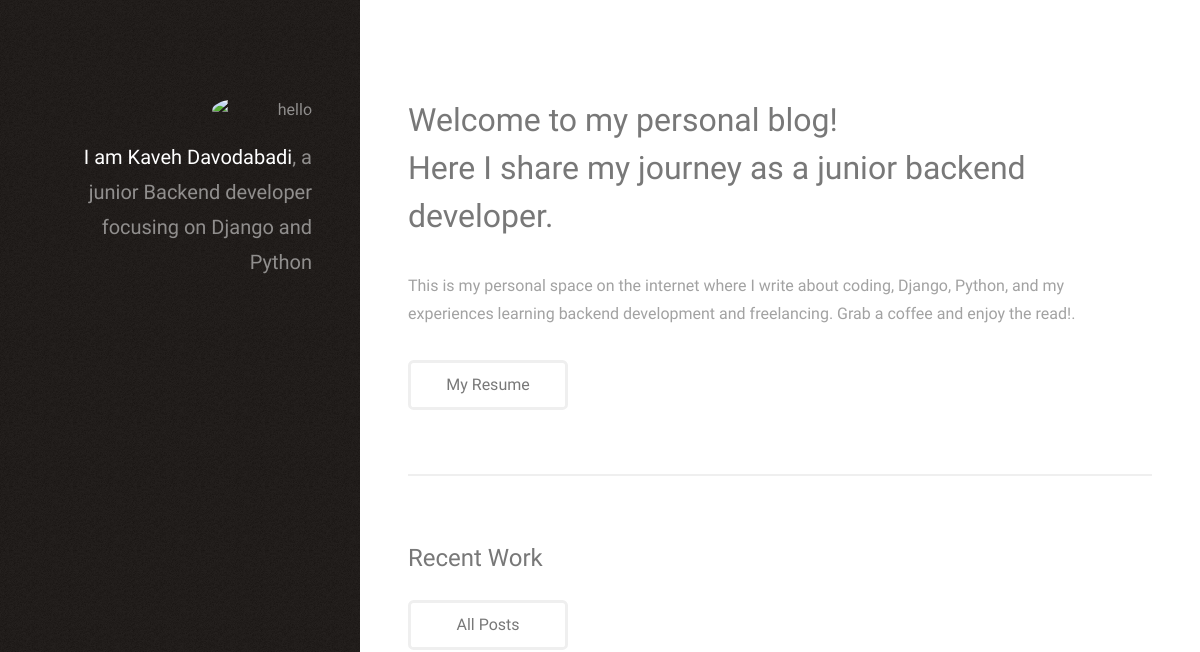
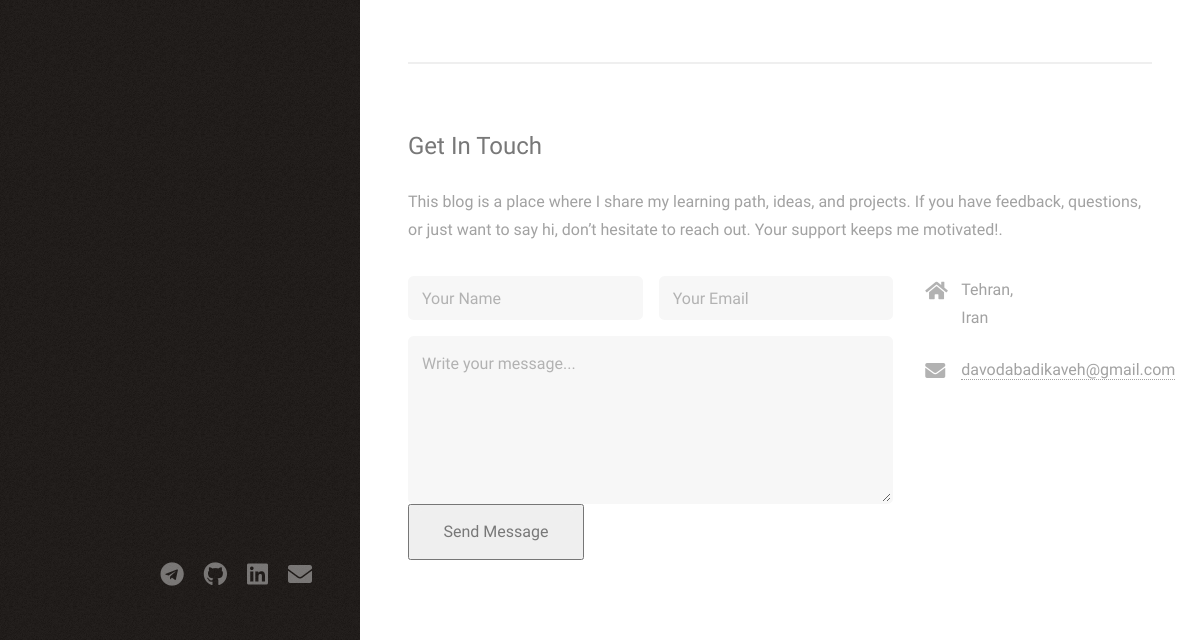
/, run on an earlier commit of the app's database (2 pictures, top to bottom).
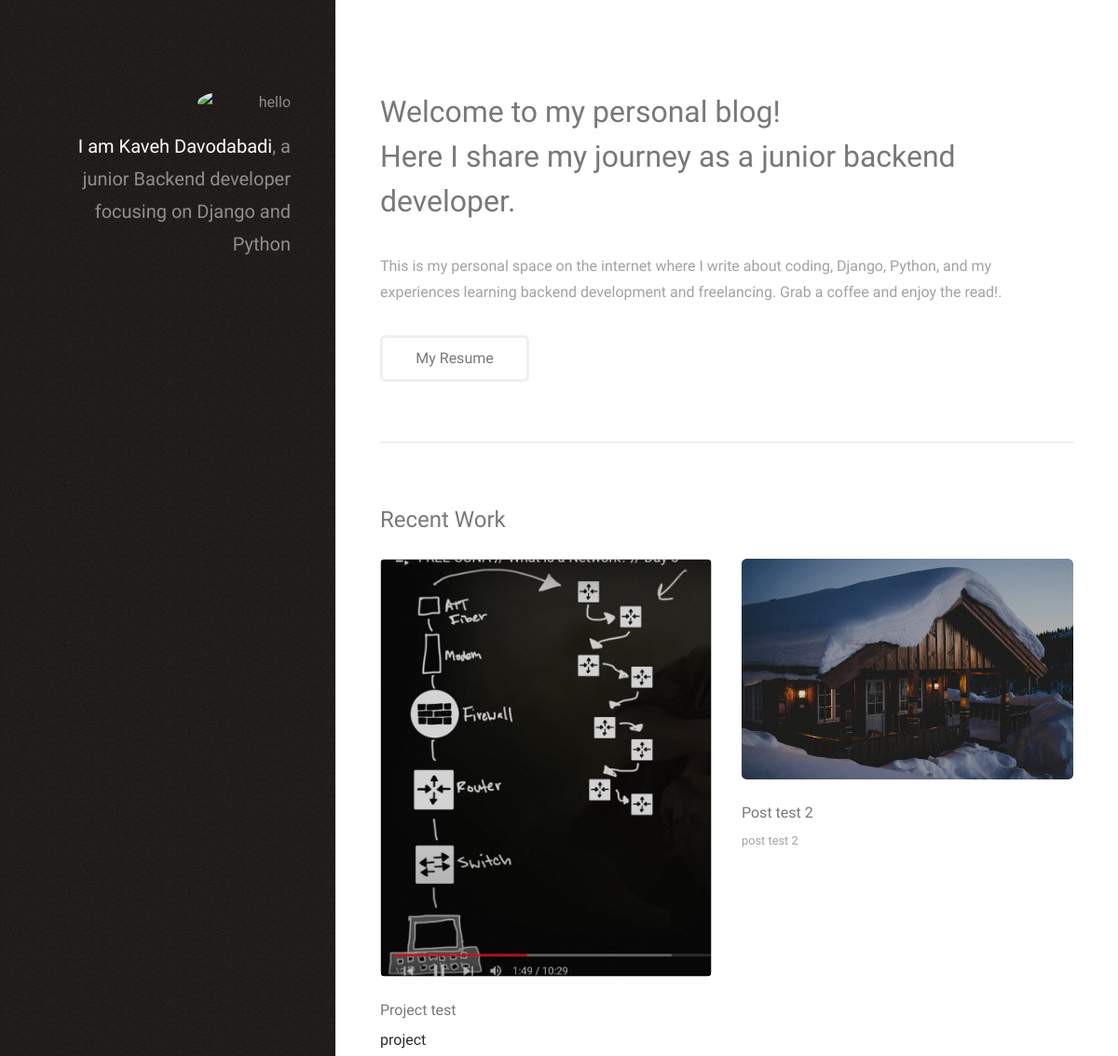
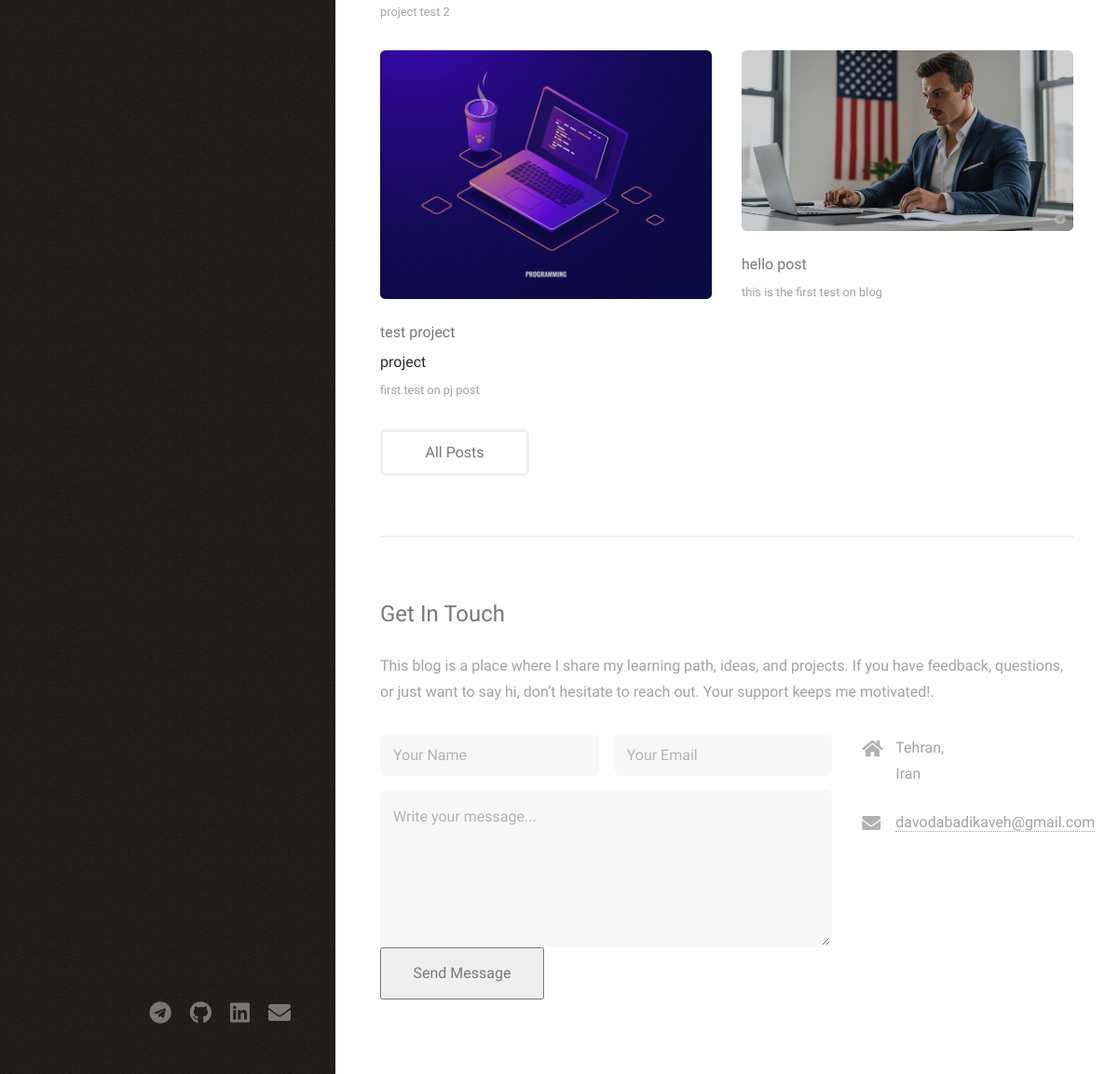
And on a later commit of the database (2 pictures, top to bottom).
### blog/models.py (models this page shows, shortened)
class Post(models.Model):
    POST_TYPE_CHOICES = (
        ("project", "Project"),
        ("blog", "Blog"),
    )
    post_type = models.CharField(max_length=50, choices=POST_TYPE_CHOICES)
    title = models.CharField(max_length=50)
    content = models.TextField()
    image = models.ImageField(upload_to="images/post-image/")
    related_url = models.URLField(max_length=200, null=True, blank=True)
    created_at = models.DateTimeField(auto_now_add=True)
    updated_at = models.DateTimeField(auto_now=True)
    is_published = models.BooleanField(default=False)
    published_at = models.DateTimeField(blank=True, null=True)
    slug = models.SlugField(unique=True, max_length=200)
    class Meta:
        ordering = ["-created_at"]

### blog/views.py (the view, shortened to what this page needs)
# urls.py: path("", views.IndexView.as_view(), name="home"),
class IndexView(View):
    def get_posts(self):
        return Post.objects.filter(is_published=True)[:4]
    def get(self, request, *args, **kwargs):
        posts = self.get_posts()
        form = ContactForm()
        context = {"posts": posts, "form": form}
        return render(request, "blog/index.html", context=context)

### blog/forms.py
class ContactForm(forms.Form):
    name = forms.CharField(
        max_length=100,
        label="",
        widget=forms.TextInput(attrs={"id": "name", "placeholder": "Your Name"}),
    )
    email = forms.EmailField(
        label="",
        widget=forms.EmailInput(attrs={"id": "email", "placeholder": "Your Email"}),
    )
    message_content = forms.CharField(
        label="",
        widget=forms.Textarea(
            attrs={
                "id": "message",
                "placeholder": "Write your message...",
                "rows": 5,
            }
        ),
    )

### blog/templates/blog/index.html (shortened to what this page needs)
{% load static %}
<!DOCTYPE HTML>
<html>
	<head>
		<link rel="stylesheet" href="{% static 'assets/css/fontawesome-all.min.css' %}" />
		<link rel="stylesheet" href="{% static 'assets/css/main.css' %}" />
	</head>
	<body class="is-preload">
			<header id="header">
				<div class="inner">
					<div class="image avatar"><img src="{% static "assets/css/images/avatar.jpg" %}" alt="hello" /></div>
					<h1><strong>I am Kaveh Davodabadi</strong>, a junior Backend developer<br />
					focusing on Django and Python<br />
				</div>
			</header>
			<div id="main">
					<section id="one">
						<header class="major">
							<h2>Welcome to my personal blog!  <br />
							Here I share my journey as a junior backend developer.</h2>
						</header>
						<p>This is my personal space on the internet where I write about coding, Django, Python,
							and my experiences learning backend development and freelancing.
							Grab a coffee and enjoy the read!.</p>
						<ul class="actions">
							<li><a href="{% url 'resume'%}" class="button">My Resume</a></li>
						</ul>
					</section>
					<section id="two">
						<h2>Recent Work</h2>
						<div class="row">
							{% for post in posts %}
							<article class="col-6 col-12-xsmall work-item">
								<a href="{% url 'post_detail' post.slug %}" class="image fit thumb"><img src="{{ post.image.url }}" alt="{{post.title}}" /></a>
								<h3>{{post.title}}</h3>{% if post.post_type == "project" %}	<h3 style="color:rgba(0, 0, 0, 0.83);;">{{post.post_type}}</h3>{% endif %}
								<p>{{post.content}}</p>
							</article>
							{% endfor %}
						</div>
						<ul class="actions">
							<li><a href="{% url 'posts' %}" class="button">All Posts</a></li>
						</ul>
					</section>
					<section id="three">
						<h2>Get In Touch</h2>
						<p>This blog is a place where I share my learning path, ideas, and projects.
							If you have feedback, questions, or just want to say hi, don’t hesitate to reach out.
							Your support keeps me motivated!.
						</p>
						<div class="row">
							<div class="col-8 col-12-small">
								<form method="POST" action="#">
									<div class="row gtr-uniform gtr-50">
										<div class="col-6 col-12-xsmall">{{ form.name }}{{ form.name.errors }}</div>
										<div class="col-6 col-12-xsmall">{{ form.email }} {{ form.email.errors }}</div>
										<div class="col-12">{{ form.message_content }} {{ form.message_content.errors }}</div>
									</div>
								<ul class="actions">
									<li><button><input type="submit" value="Send Message" /></li></button>
								</ul>
								</form>
							</div>
							<div class="col-4 col-12-small">
								<ul class="labeled-icons">
									<li>
										<h3 class="icon solid fa-home"><span class="label">Address</span></h3>
										Tehran,<br />
										 Iran
									</li>
									<li>
										<h3 class="icon solid fa-envelope"><span class="label">Email</span></h3>
										<a href="#">davodabadikaveh@gmail.com</a>
									</li>
								</ul>
							</div>
						</div>
					</section>
			</div>
			<footer id="footer">
				<div class="inner">
					<ul class="icons">
						<li><a href="https://t.me/kawweh" class="icon brands fa-telegram"><span class="label">Twitter</span></a></li>
						<li><a href="https://github.com/kaveh-davodabadi" class="icon brands fa-github"><span class="label">Github</span></a></li>
						<li><a href="https://www.linkedin.com/in/kaveh-davodabadi-055215223/" class="icon brands fa-linkedin"><span class="label">Dribbble</span></a></li>
						<li><a href="mailto:kavehdavodabadi@gmail.com" class="icon solid fa-envelope"><span class="label">Email</span></a></li>
					</ul>
				</div>
			</footer>
	</body>
</html>

What changed in the data, as far as the page shows it:
added Post: image (picture), title "Project test", post_type "project", content "project test 2"
added Post: image (picture), title "Post test 2", content "post test 2"
added Post: image (picture), title "test project", post_type "project", content "first test on pj post"
added Post: image (picture), title "hello post", content "this is the first test on blog"
